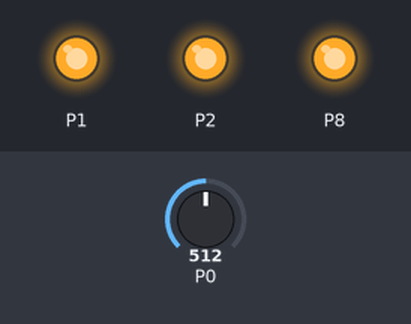
The program below on a simulated BBC micro:bit (MakeCode). Shown: output pins drawn as LEDs (lit = HIGH). The test bench sets the inputs (shaded band); at power-on: P0 = 512 (analog values on the 0–1023 scale).

Above: at 1.2 s.
1.3 s: P0 set to 536
2.8 s: P0 set to 560
At 3.6 s:
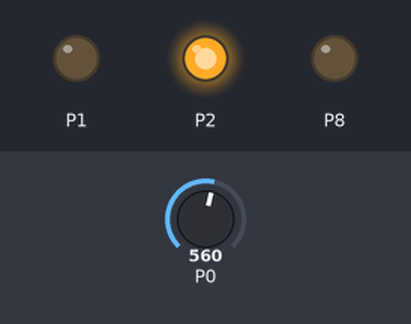
4.3 s: P0 set to 440
At 5.3 s:
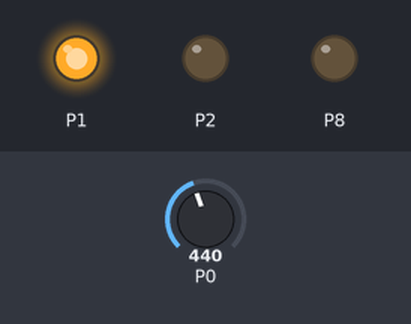
5.8 s: P0 set to 469
At 7.0 s:
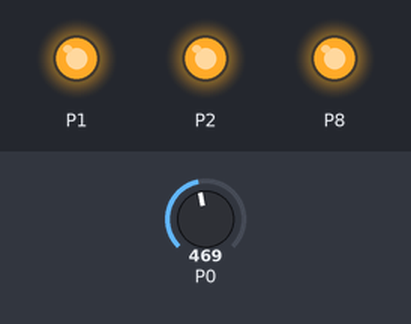
7.3 s: P0 set to 306
At 7.8 s:
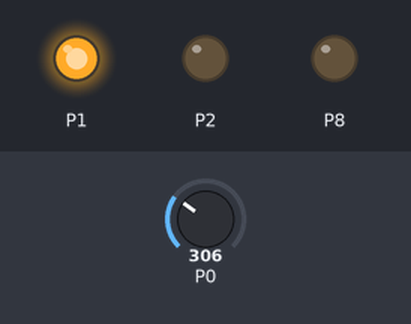
Timing chart, 0 to 9.8 s (numbered marks = the images above; inputs shaded):
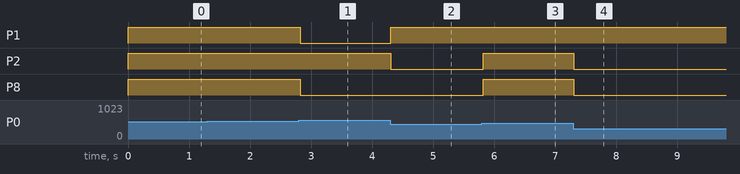

Measured:
- the behaviour switches between 550 and 551 on P0 (found by bisection; images 0 and 1)
- the behaviour switches between 450 and 451 on P0 (found by bisection; images 2 and 3)
- after the input at 1.3 s, every drawn part: stays the same
- after the input at 2.8 s, P1, P8: HIGH → LOW at once
- after the input at 4.3 s, P1: LOW → HIGH at once; P2: HIGH → LOW at once
- after the input at 5.8 s, P2, P8: LOW → HIGH at once
- after the input at 7.3 s, P2, P8: HIGH → LOW at once

The program:

main.ts
```typescript
basic.forever(function () {
    if (pins.analogReadPin(AnalogPin.P0) > 450 && pins.analogReadPin(AnalogPin.P0) < 550) {
        pins.digitalWritePin(DigitalPin.P1, 1)
        pins.digitalWritePin(DigitalPin.P2, 1)
        pins.digitalWritePin(DigitalPin.P8, 1)
    } else if (pins.analogReadPin(AnalogPin.P0) < 450 && pins.analogReadPin(AnalogPin.P0) < 550) {
        pins.digitalWritePin(DigitalPin.P8, 0)
        pins.digitalWritePin(DigitalPin.P2, 0)
        pins.digitalWritePin(DigitalPin.P1, 1)
    } else if (pins.analogReadPin(AnalogPin.P0) > 450 && pins.analogReadPin(AnalogPin.P0) > 550) {
        pins.digitalWritePin(DigitalPin.P1, 0)
        pins.digitalWritePin(DigitalPin.P2, 1)
        pins.digitalWritePin(DigitalPin.P8, 0)
    }
})
```

test.ts
```typescript
// les tests vont ici ; cela ne sera pas compilé si ce paquet est utilisé en tant qu'extension.
```
